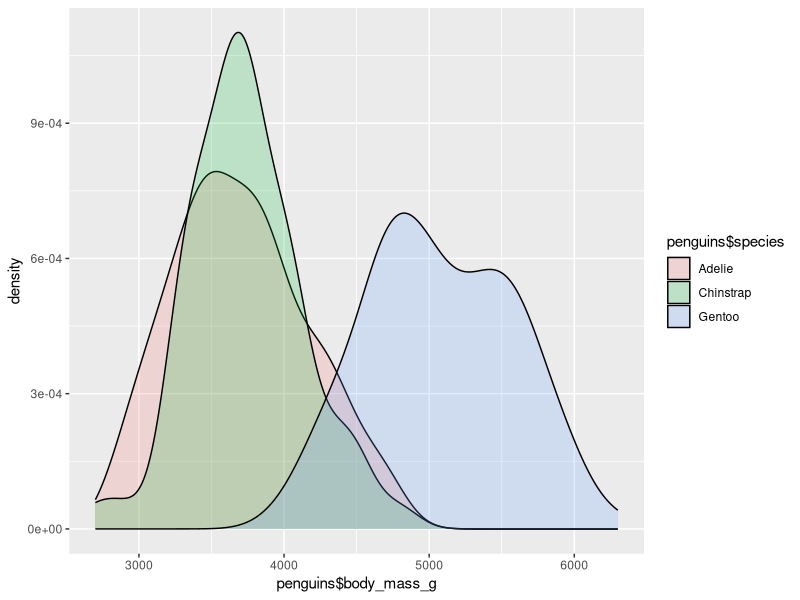
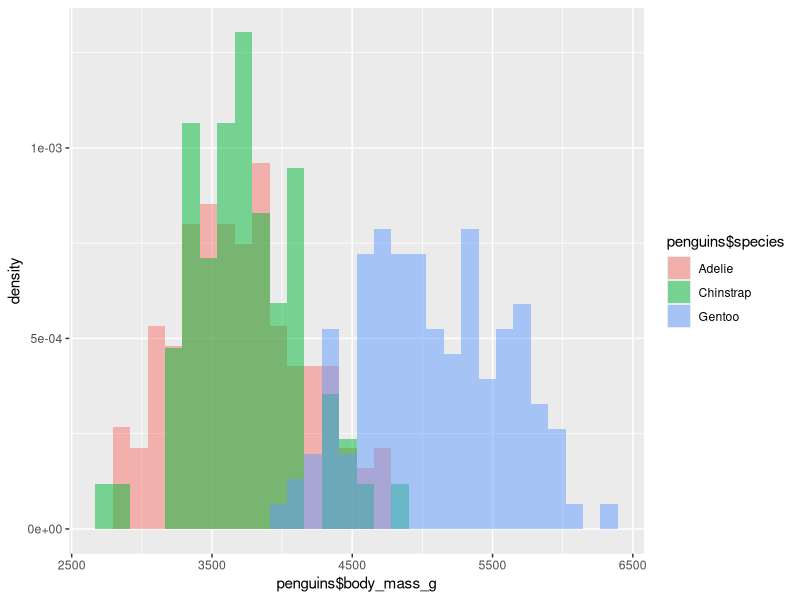

Recreate these plots in R, in order.
## ---- chunk 1
knitr::opts_chunk$set(
	echo = TRUE,
	fig.align = "center",
	fig.retina = 2,
	fig.width = 10,
	warning = FALSE,
	cache = TRUE,
	cache.lazy = FALSE
)
## ---- chunk 2
library(tidyverse)
library(palmerpenguins)
library(ggplot2)
## ---- chunk 3
penguins %>% 
  head(10) %>% 
  knitr::kable(format = "html", caption = "10 premières lignes table penguins")
## ---- chunk 4
summary(penguins$species)
summary(penguins$island)

#Moyenne par espèces des traits sur les manchots
aggregate(penguins[, 3:5], list(penguins$species), mean)
## ---- chunk 5
ggplot(penguins, aes(penguins$body_mass_g, fill = penguins$species)) + geom_density(alpha = 0.2)
## ---- chunk 6
ggplot(penguins, aes(penguins$body_mass_g, fill = penguins$species)) + 
   geom_histogram(alpha = 0.5, aes(y = ..density..), position = 'identity')
